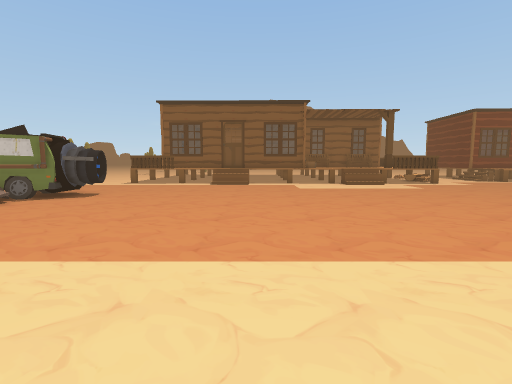
[1] (above)

24 first-person views from a walk through a Unity game level. The camera is 1.2 m above the floor, tilts 6° down and sees 85° across. The floor is counted in squares, 1 m on a side. Each view is taken from the middle of a square. On the plan, view 1 faces up. The plan holds only what a view shows up to about 13 squares ahead; the rest is blank. The place goes on beyond the plan. The player character is not drawn. Door leaves are left out, so doorways stand open.

[2]
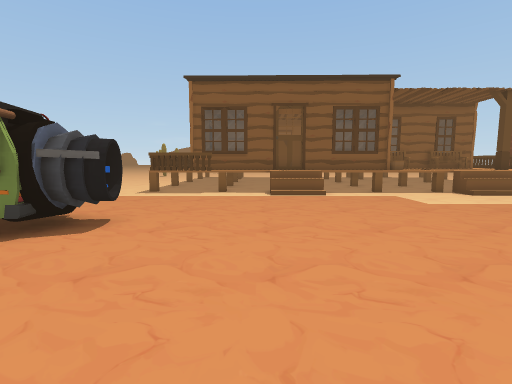

[3]
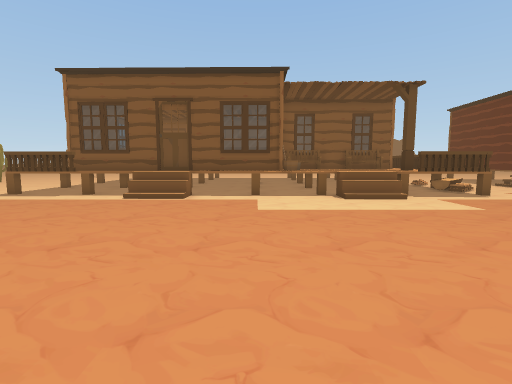

[4]
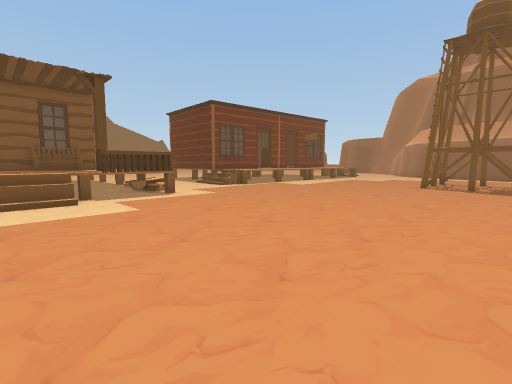

[5]
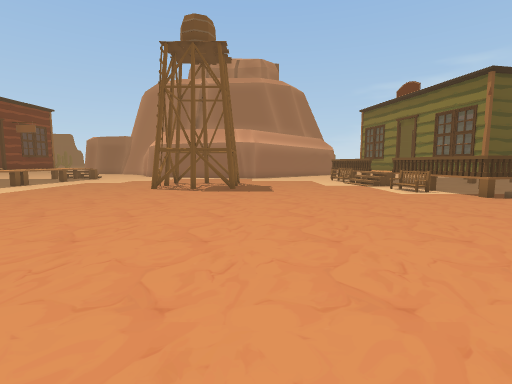

[6]
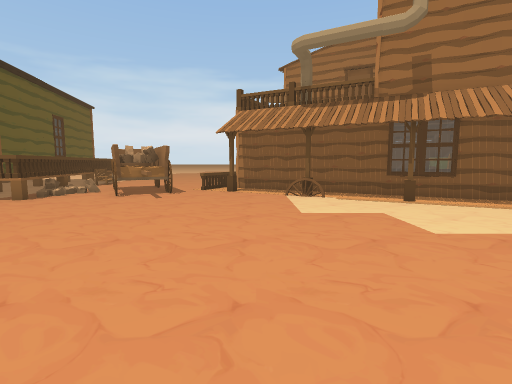

[7]
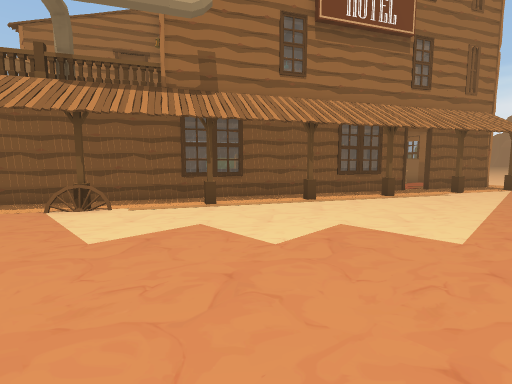

[8]
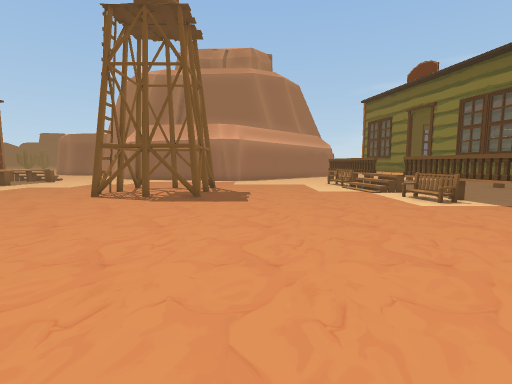

[9]
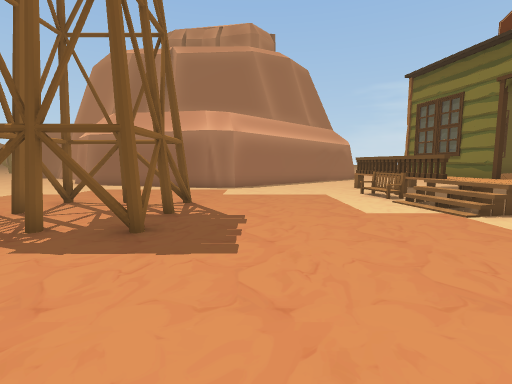

[10]
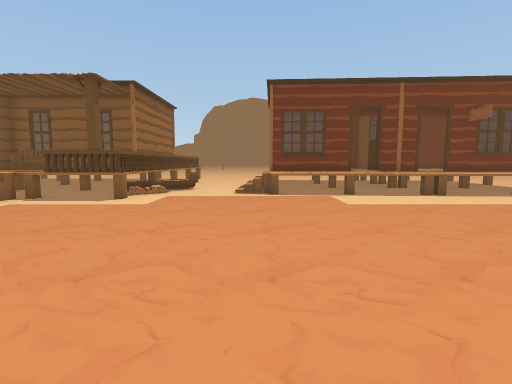

[11]
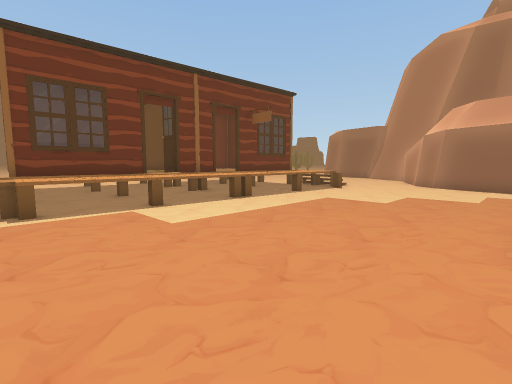

[12]
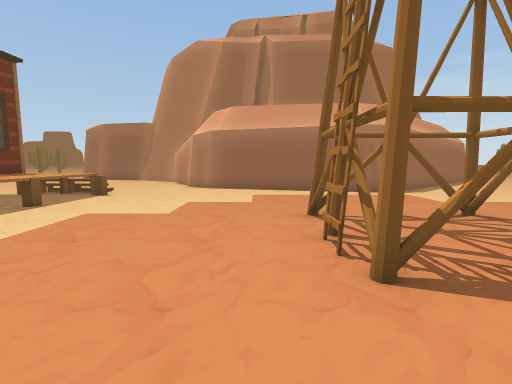

[13]
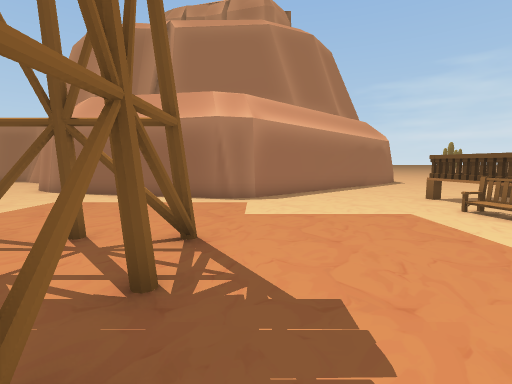

[14]
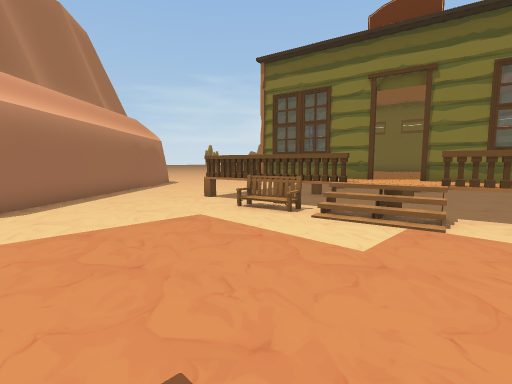

[15]
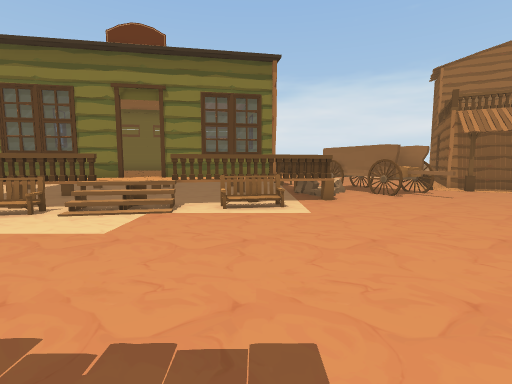

[16]
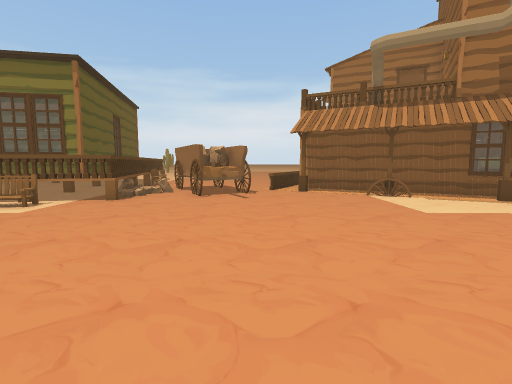

[17]
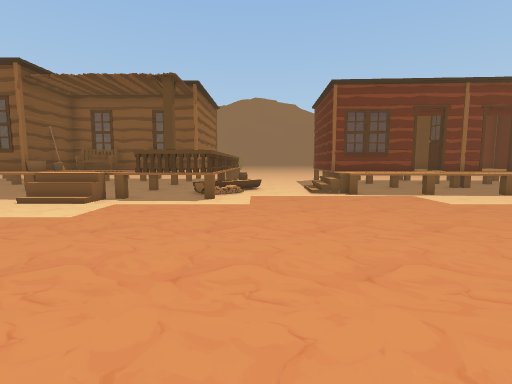

[18]
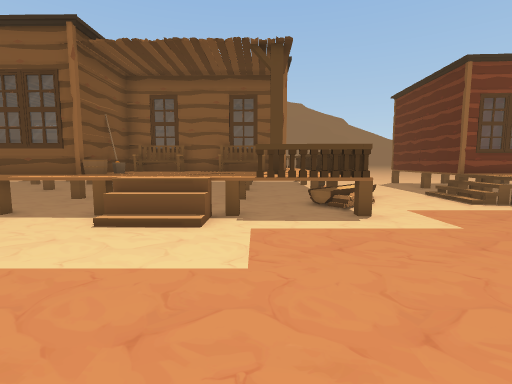

[19]
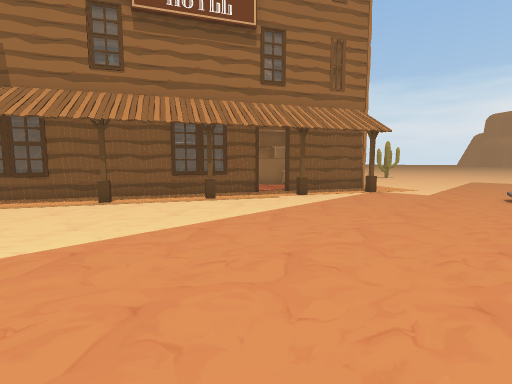

[20]
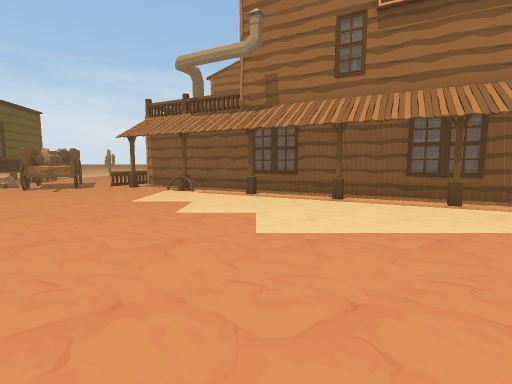

[21]
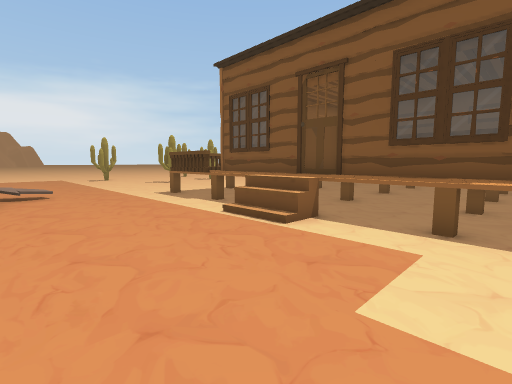

[22]
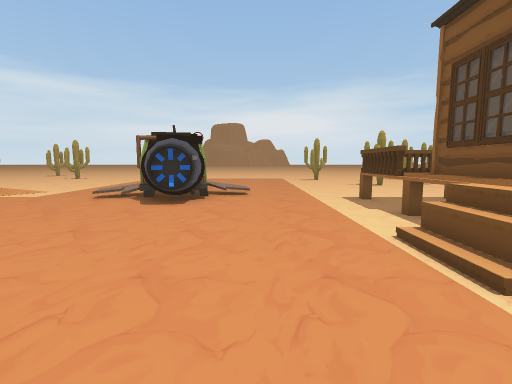

[23]
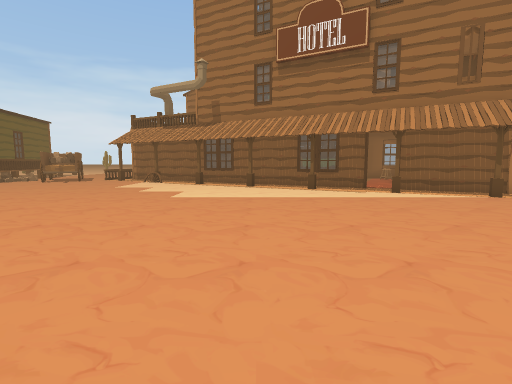

[24]
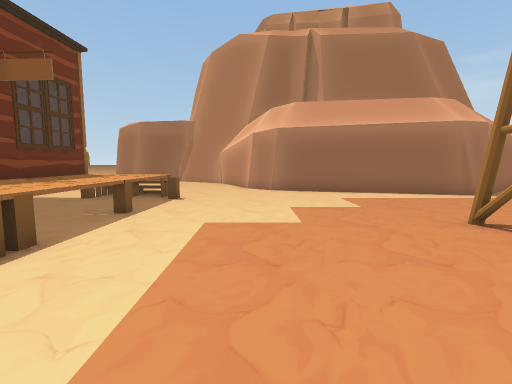

### Floor plan
Key: @ floor where view 1 was taken; # wall or solid block; x gap in a wall; . main floor; : floor 0.75 m higher than the main floor; / step, stairs or slope; D open door; = window, fence, low wall or low ledge; v drop or lower ground; A van; H house; T tower; P pillar; W wheel; E oven; O other object.
Columns run from 7 left of view 1 to 31 right of it. Each row starts with its distance up from view 1.
 20  H        HHH    HH.../P##ODOPD#O#OP
 19 HH        H      H ..//::::::D::::///
 18 HHHHHHHHHHH     HHH../=:=:     :::://
 17 HHH              H........===#=.xvP//..
 16 .....  /HHHHH /HHH.....................
 15 ............///........................
 14 ......................................#
 13 .....................................##
 12 .....................................#
 11 AA...................................#
 10 AA.........................TTTT.....##
  9 A..........................T.TT.....#
  8 ...........................T..T.....#
  7 ...........................T..T.....#
  6 ...........................TTTT.....#
  5 ....................................##
  4 .....................................#
  3 P....................................##
  2 #.P...................................#
  1 ###....................................
  0   DD#PP@...............................
 -1   O ## .P..................////OOOO#...
 -2      OO#.................OOOO::O#  #...
 -3        OO#.P........O...#OO=#DD#### O..
 -4          O=# PW.....OO..OPO##OD     O
 -5            ###.....OOOOOO#O
 -6             EEE#.PO.OOO O #

Where each view was taken, in squares from view 1:
view 1: 0 up, 0 right, facing up
view 2: 5 up, 3 left, facing up
view 3: 6 up, 2 right, facing up
view 4: 6 up, 5 right, facing up-right
view 5: 5 up, 7 right, facing right
view 6: 6 up, 9 right, facing down
view 7: 4 up, 9 right, facing down-left
view 8: 4 up, 10 right, facing right
view 9: 4 up, 15 right, facing right
view 10: 7 up, 15 right, facing up
view 11: 10 up, 15 right, facing up-right
view 12: 11 up, 17 right, facing right
view 13: 5 up, 19 right, facing right
view 14: 5 up, 20 right, facing down-right
view 15: 6 up, 19 right, facing down
view 16: 6 up, 12 right, facing down
view 17: 7 up, 12 right, facing up
view 18: 10 up, 8 right, facing up
view 19: 8 up, 4 right, facing down-left
view 20: 8 up, 4 right, facing down
view 21: 11 up, 3 right, facing up-left
view 22: 13 up, 2 right, facing left
view 23: 13 up, 1 right, facing down
view 24: 14 up, 18 right, facing right
